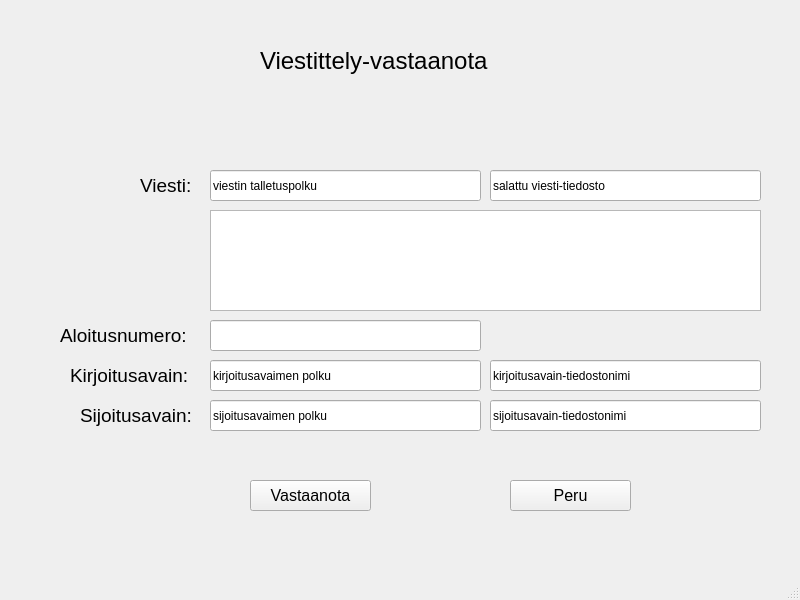
<?xml version="1.0" encoding="UTF-8"?>
<ui version="4.0">
 <class>MainWindow</class>
 <widget class="QMainWindow" name="MainWindow">
  <property name="geometry">
   <rect>
    <x>0</x>
    <y>0</y>
    <width>800</width>
    <height>600</height>
   </rect>
  </property>
  <property name="windowTitle">
   <string>MainWindow</string>
  </property>
  <widget class="QWidget" name="centralwidget">
   <widget class="QLabel" name="vylaotsikko_label">
    <property name="geometry">
     <rect>
      <x>260</x>
      <y>30</y>
      <width>251</width>
      <height>61</height>
     </rect>
    </property>
    <property name="font">
     <font>
      <pointsize>18</pointsize>
     </font>
    </property>
    <property name="text">
     <string>Viestittely-vastaanota</string>
    </property>
   </widget>
   <widget class="QLabel" name="vviesti_label">
    <property name="geometry">
     <rect>
      <x>140</x>
      <y>170</y>
      <width>51</width>
      <height>31</height>
     </rect>
    </property>
    <property name="font">
     <font>
      <pointsize>14</pointsize>
     </font>
    </property>
    <property name="text">
     <string>Viesti:</string>
    </property>
   </widget>
   <widget class="QPushButton" name="vperu_pushButton">
    <property name="geometry">
     <rect>
      <x>510</x>
      <y>480</y>
      <width>121</width>
      <height>31</height>
     </rect>
    </property>
    <property name="font">
     <font>
      <pointsize>12</pointsize>
     </font>
    </property>
    <property name="toolTip">
     <string>peru ja palaa takaisin kotisivulle</string>
    </property>
    <property name="statusTip">
     <string/>
    </property>
    <property name="layoutDirection">
     <enum>Qt::LeftToRight</enum>
    </property>
    <property name="text">
     <string>Peru</string>
    </property>
    <property name="icon">
     <iconset>
      <normaloff>peru.jpg</normaloff>peru.jpg</iconset>
    </property>
    <property name="shortcut">
     <string>Alt+P</string>
    </property>
   </widget>
   <widget class="QLineEdit" name="vsalattu_tdsto_lineEdit">
    <property name="geometry">
     <rect>
      <x>490</x>
      <y>170</y>
      <width>271</width>
      <height>31</height>
     </rect>
    </property>
    <property name="toolTip">
     <string>viesti-tiedosto</string>
    </property>
    <property name="text">
     <string>salattu viesti-tiedosto</string>
    </property>
   </widget>
   <widget class="QLineEdit" name="vveistintalletuspolku_lineEdit">
    <property name="geometry">
     <rect>
      <x>210</x>
      <y>170</y>
      <width>271</width>
      <height>31</height>
     </rect>
    </property>
    <property name="toolTip">
     <string>viestin talletuspolku</string>
    </property>
    <property name="text">
     <string>viestin talletuspolku</string>
    </property>
   </widget>
   <widget class="QLineEdit" name="vsijoitusavainpolku_lineEdit">
    <property name="geometry">
     <rect>
      <x>210</x>
      <y>400</y>
      <width>271</width>
      <height>31</height>
     </rect>
    </property>
    <property name="toolTip">
     <string>sijoitusavaimen talletuspolku</string>
    </property>
    <property name="text">
     <string>sijoitusavaimen polku</string>
    </property>
   </widget>
   <widget class="QLineEdit" name="vkirjoitusavainpolku_lineEdit">
    <property name="geometry">
     <rect>
      <x>210</x>
      <y>360</y>
      <width>271</width>
      <height>31</height>
     </rect>
    </property>
    <property name="toolTip">
     <string>kirjoitusavaimen talletuspolku</string>
    </property>
    <property name="text">
     <string>kirjoitusavaimen polku</string>
    </property>
   </widget>
   <widget class="QLabel" name="valoitusnro_label">
    <property name="geometry">
     <rect>
      <x>60</x>
      <y>320</y>
      <width>131</width>
      <height>31</height>
     </rect>
    </property>
    <property name="font">
     <font>
      <pointsize>14</pointsize>
     </font>
    </property>
    <property name="text">
     <string>Aloitusnumero:</string>
    </property>
   </widget>
   <widget class="QLabel" name="vvastaanottaja_label_3">
    <property name="geometry">
     <rect>
      <x>70</x>
      <y>360</y>
      <width>121</width>
      <height>31</height>
     </rect>
    </property>
    <property name="font">
     <font>
      <pointsize>14</pointsize>
     </font>
    </property>
    <property name="text">
     <string>Kirjoitusavain:</string>
    </property>
   </widget>
   <widget class="QLabel" name="vvastaanottaja_label_4">
    <property name="geometry">
     <rect>
      <x>80</x>
      <y>400</y>
      <width>111</width>
      <height>31</height>
     </rect>
    </property>
    <property name="font">
     <font>
      <pointsize>14</pointsize>
     </font>
    </property>
    <property name="text">
     <string>Sijoitusavain:</string>
    </property>
   </widget>
   <widget class="QLineEdit" name="valoitusnro_lineEdit">
    <property name="geometry">
     <rect>
      <x>210</x>
      <y>320</y>
      <width>271</width>
      <height>31</height>
     </rect>
    </property>
    <property name="toolTip">
     <string>lähettäjän antama satunnainen numero</string>
    </property>
    <property name="text">
     <string/>
    </property>
   </widget>
   <widget class="QLineEdit" name="vkirjoitusavain_tdsto_lineEdit">
    <property name="geometry">
     <rect>
      <x>490</x>
      <y>360</y>
      <width>271</width>
      <height>31</height>
     </rect>
    </property>
    <property name="toolTip">
     <string>kirjoitusavain-tiedostonimi</string>
    </property>
    <property name="text">
     <string>kirjoitusavain-tiedostonimi</string>
    </property>
   </widget>
   <widget class="QLineEdit" name="vsijoitusavain_tdsto_lineEdit">
    <property name="geometry">
     <rect>
      <x>490</x>
      <y>400</y>
      <width>271</width>
      <height>31</height>
     </rect>
    </property>
    <property name="toolTip">
     <string>sijoitusavain-tiedostonimi</string>
    </property>
    <property name="text">
     <string>sijoitusavain-tiedostonimi</string>
    </property>
   </widget>
   <widget class="QTextBrowser" name="vviesti_textBrowser">
    <property name="geometry">
     <rect>
      <x>210</x>
      <y>210</y>
      <width>551</width>
      <height>101</height>
     </rect>
    </property>
    <property name="toolTip">
     <string>tästä voit lukea viestin, kun olet sen vastaanottanut</string>
    </property>
   </widget>
   <widget class="QPushButton" name="vvastaanota_pushButton">
    <property name="geometry">
     <rect>
      <x>250</x>
      <y>480</y>
      <width>121</width>
      <height>31</height>
     </rect>
    </property>
    <property name="font">
     <font>
      <pointsize>12</pointsize>
     </font>
    </property>
    <property name="toolTip">
     <string>Muokkaa viesti luettavaan muotoon</string>
    </property>
    <property name="text">
     <string>Vastaanota</string>
    </property>
    <property name="icon">
     <iconset>
      <normaloff>vastaanota.png</normaloff>vastaanota.png</iconset>
    </property>
    <property name="shortcut">
     <string>Alt+V</string>
    </property>
   </widget>
  </widget>
  <widget class="QMenuBar" name="menubar">
   <property name="geometry">
    <rect>
     <x>0</x>
     <y>0</y>
     <width>800</width>
     <height>21</height>
    </rect>
   </property>
  </widget>
  <widget class="QStatusBar" name="statusbar"/>
 </widget>
 <tabstops>
  <tabstop>vveistintalletuspolku_lineEdit</tabstop>
  <tabstop>vsalattu_tdsto_lineEdit</tabstop>
  <tabstop>vviesti_textBrowser</tabstop>
  <tabstop>valoitusnro_lineEdit</tabstop>
  <tabstop>vkirjoitusavainpolku_lineEdit</tabstop>
  <tabstop>vkirjoitusavain_tdsto_lineEdit</tabstop>
  <tabstop>vsijoitusavainpolku_lineEdit</tabstop>
  <tabstop>vsijoitusavain_tdsto_lineEdit</tabstop>
  <tabstop>vvastaanota_pushButton</tabstop>
  <tabstop>vperu_pushButton</tabstop>
 </tabstops>
 <resources/>
 <connections/>
</ui>
